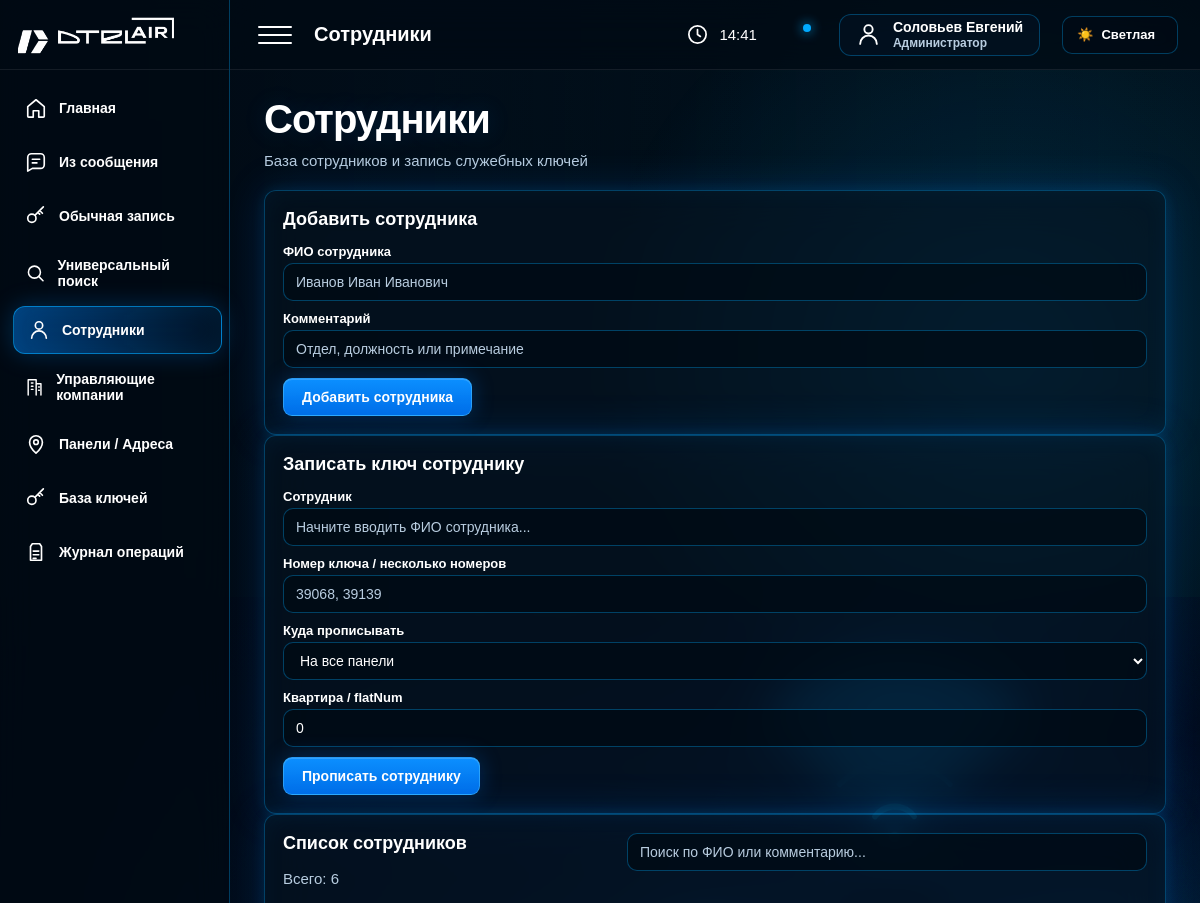
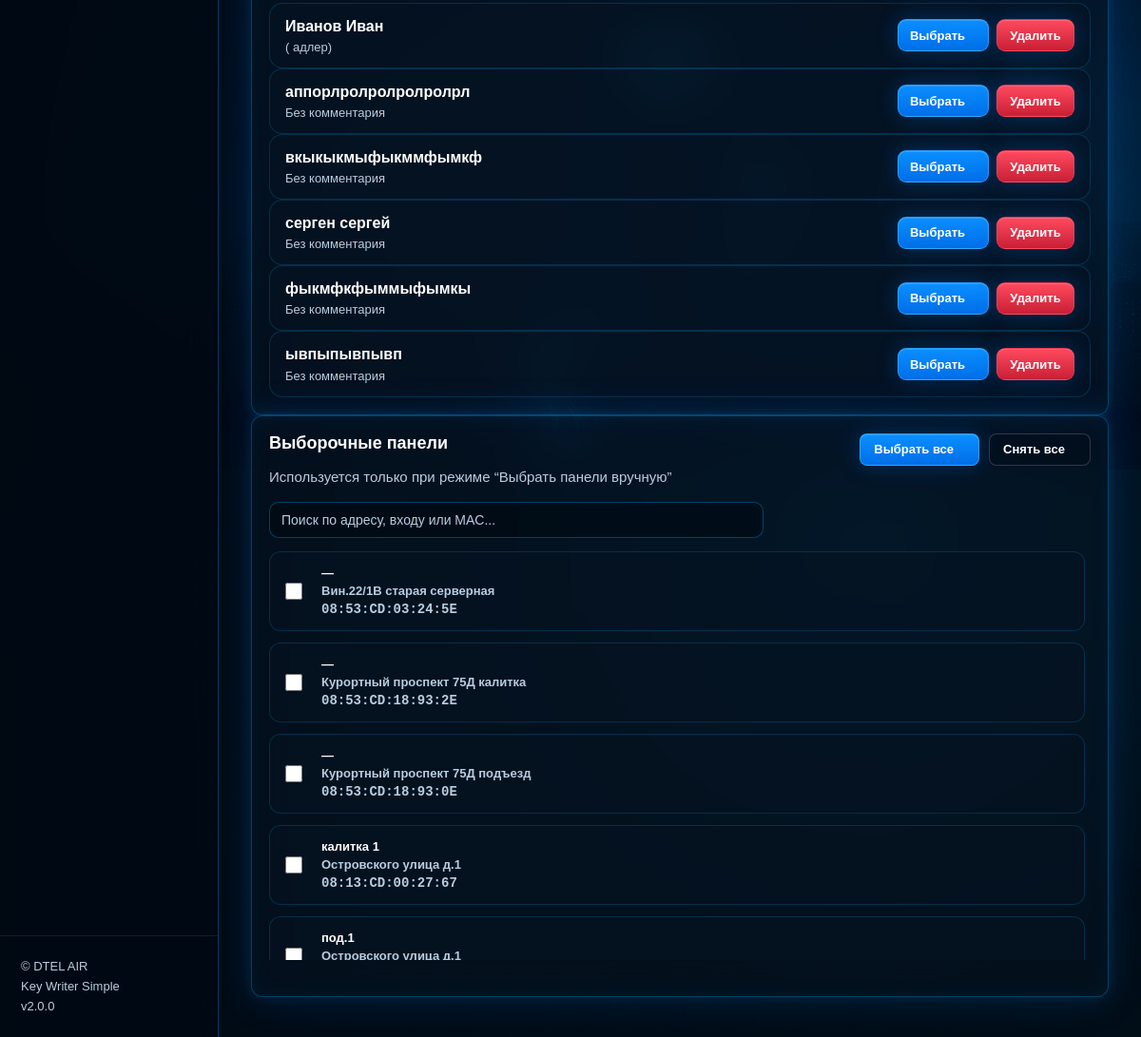
Page /employees (signed in) on the committed database (2 pictures, top to bottom).
### tables this page shows
CREATE TABLE employees (
            id INTEGER PRIMARY KEY AUTOINCREMENT,
            full_name TEXT NOT NULL,
            note TEXT DEFAULT '',
            enabled INTEGER DEFAULT 1,
            created_at TEXT DEFAULT CURRENT_TIMESTAMP
        );

CREATE TABLE panels (
            id INTEGER PRIMARY KEY AUTOINCREMENT,
            address TEXT NOT NULL,
            entrance TEXT DEFAULT '',
            name TEXT NOT NULL,
            mac TEXT UNIQUE NOT NULL,
            tags TEXT DEFAULT '',
            enabled INTEGER DEFAULT 1,
            created_at TEXT DEFAULT CURRENT_TIMESTAMP
        );

### app/routers/employees.py (the view)
@router.get("/employees", response_class=HTMLResponse)
def employees_page(request: Request):
    panels = get_panels()
    employees = get_active_employees()
    return templates.TemplateResponse(
        "employees.html",
        {
            "request": request,
            "panels": panels,
            "employees": employees,
        },
    )

### app/templates/employees.html (shortened to what this page needs)
{% extends 'base.html' %}
{% block page_name %}Сотрудники{% endblock %}
{% block content %}
<div class="hero-title">
    <h1>Сотрудники</h1>
    <p class="subtitle">База сотрудников и запись служебных ключей</p>
</div>
<div class="employees-page-grid">
    <div class="panel">
        <h2>Добавить сотрудника</h2>
        <form method="post" action="/employees/add">
            <label>ФИО сотрудника</label>
            <input
                name="full_name"
                placeholder="Иванов Иван Иванович"
                required
            >
            <label>Комментарий</label>
            <input
                name="note"
                placeholder="Отдел, должность или примечание"
            >
            <button type="submit">
                Добавить сотрудника
            </button>
        </form>
    </div>
    <div class="panel employee-form-panel">
        <h2>Записать ключ сотруднику</h2>
        <form method="post" action="/employees/write" id="employeeWriteForm">
            <label>Сотрудник</label>
            <input
                type="text"
                id="employeeWriteSearch"
                name="employee_name"
                placeholder="Начните вводить ФИО сотрудника..."
                autocomplete="off"
                required
            >
            <label>Номер ключа / несколько номеров</label>
            <input
                name="key_values"
                placeholder="39068, 39139"
                required
            >
            <label>Куда прописывать</label>
            <select name="scope">
                <option value="all">На все панели</option>
            </select>
            <label>Квартира / flatNum</label>
            <input name="flat_num" value="0">
            <button type="submit">
                Прописать сотруднику
            </button>
        </form>
    </div>
</div>
<div class="employee-layout">
    <div class="panel employees-list-panel">
        <div class="panel-list-head">
            <div>
                <h2>Список сотрудников</h2>
                <p class="subtitle">
                    Всего: <span id="employeesFound">{{ employees|length }}</span>
                </p>
            </div>
            <div class="panel-search">
                <input
                    type="text"
                    id="employeesSearch"
                    placeholder="Поиск по ФИО или комментарию..."
                    autocomplete="off"
                >
            </div>
        </div>
        <div class="employees-cards" id="employeesCards">
            {% for e in employees %}
            <div class="employee-card">
                <div class="employee-card-main">
                    <b>{{ e.full_name }}</b>
                    <span>{{ e.note or 'Без комментария' }}</span>
                </div>
                <div class="employee-card-actions">
                    <button
                        type="button"
                        class="btn-small"
                        data-employee-select="{{ e.full_name }}"
                    >
                        Выбрать
                    </button>
                    <form method="post" action="/employees/delete">
                        <button type="submit" class="danger-btn small-danger">
                            Удалить
                        </button>
                    </form>
                </div>
            </div>
            {% endfor %}
        </div>
    </div>
    <div class="panel panels-select employee-panels-panel">
        <div class="panels-head">
            <div>
                <h2>Выборочные панели</h2>
                <p class="subtitle">Используется только при режиме “Выбрать панели вручную”</p>
            </div>
            <div class="panel-actions">
                <button type="button" class="btn-small" id="select-all-panels">
                    Выбрать все
                </button>
                <button type="button" class="btn-small btn-ghost" id="clear-all-panels">
                    Снять все
                </button>
            </div>
        </div>
        <div class="panel-search employee-search">
            <input
                type="text"
                id="employeePanelSearch"
                placeholder="Поиск по адресу, входу или MAC..."
                autocomplete="off"
            >
        </div>
        <div class="panel-list employee-panel-list" id="employeePanelList">
            {% for p in panels %}
            <label class="panel-option">
                <input
                    type="checkbox"
                    name="panel_ids"
                    value="{{ p.id }}"
                    form="employeeWriteForm"
                >
                <span class="panel-option-body">
                    <span class="panel-option-title">
                        {{ p.entrance or '—' }}
                    </span>
                    <span class="panel-option-meta">
                        {{ p.address }}
                    </span>
                    <span class="panel-option-mac">
                        {{ p.mac }}
                    </span>
                </span>
            </label>
            {% endfor %}
        </div>
    </div>
</div>
{% endblock %}

### app/static/css/base.css (style rules this page uses)
* { box-sizing: border-box; }
:root { --sidebar-width: 230px; --bg-color: #02111a; --text: #ffffff; --text-strong: #ffffff; --muted: #b8cde0; --panel: rgba(6, 20, 34, 0.58); --panel-strong: rgba(0, 10, 20, 0.72); --line: rgba(0, 170, 255, 0.32); --line-soft: rgba(0, 170, 255, 0.20); --soft: rgba(255, 255, 255, 0.08); --blue: #00aaff; --blue-2: #0b8fff; --green: #2cff9a; --red: #ff4a5f; --yellow: #ffc400; --field-bg: rgba(0, 10, 20, 0.72); --field-text: #ffffff; --field-border: rgba(0, 170, 255, 0.34); --hover-bg: rgba(0, 170, 255, 0.08); --hover-text: #ffffff; --shadow-panel: inset 0 0 24px rgba(0,170,255,.05), 0 0 14px rgba(0,170,255,.12), 0 0 42px rgba(0,120,255,.18); }
html, body { margin: 0; min-height: 100%; font-family: Arial, Helvetica, sans-serif; color: var(--text); background: linear-gradient( 90deg, rgba(0, 8, 17, 0.90) 0%, rgba(0, 12, 25, 0.62) 34%, rgba(0, 12, 25, 0.25) 66%, rgba(0, 12, 25, 0.04) 100% ), linear-gradient( 180deg, rgba(0, 8, 17, 0.08), rgba(0, 8, 17, 0.35) ), url("/static/img/hero.png") right center / contain fixed no-repeat; background-color: var(--bg-color); }
body::before { content: ""; position: fixed; inset: 0; pointer-events: none; background: radial-gradient(circle at 84% 18%, rgba(0, 170, 255, 0.18), transparent 22%), radial-gradient(circle at 76% 74%, rgba(0, 150, 255, 0.12), transparent 28%), radial-gradient(circle at 95% 52%, rgba(0, 190, 255, 0.08), transparent 20%); z-index: 0; }
h1 { margin: 0 0 10px; color: var(--text-strong); font-size: 40px; line-height: 1.05; font-weight: 900; letter-spacing: -1px; text-shadow: 0 0 24px rgba(0, 140, 255, 0.16); }
h2 { margin: 0 0 14px; color: var(--text-strong); font-size: 18px; }
p { margin: 0; }
.subtitle { margin: 0; color: var(--muted); font-size: 15px; line-height: 1.45; }

### app/static/css/layout.css (style rules this page uses)
.hero-title { margin-bottom: 18px; }

### app/static/css/components.css (style rules this page uses)
.panel, .card { background: var(--panel); color: var(--text); border: 1px solid var(--line); border-radius: 12px; backdrop-filter: blur(22px); box-shadow: var(--shadow-panel); transition: 0.22s; }
.panel { padding: 18px; }
.btn, button, input[type="submit"] { min-height: 38px; display: inline-flex; align-items: center; justify-content: center; gap: 12px; padding: 0 18px; color: #ffffff; background: linear-gradient(180deg, #0b8fff, #006ee8); border: 1px solid rgba(90, 205, 255, 0.45); border-radius: 9px; font-size: 14px; font-weight: 800; text-decoration: none; cursor: pointer; box-shadow: inset 0 1px 0 rgba(255, 255, 255, 0.16), 0 0 22px rgba(0, 120, 255, 0.28); transition: 0.18s; }
.btn-small { min-height: 34px; height: 34px; padding: 0 14px; border-radius: 8px; font-size: 13px; }
.btn-small::after { content: ""; }
.btn-ghost { color: var(--text); background: rgba(0, 10, 20, 0.35); border-color: rgba(255, 255, 255, 0.18); box-shadow: none; }
.danger-btn { background: linear-gradient(180deg, #ff4a5f, #c91f35); border-color: rgba(255, 74, 95, 0.5); }
.small-danger { min-width: auto; height: 34px; min-height: 34px; padding: 0 12px; font-size: 13px; border-radius: 9px; }
.panel-head, .panel-list-head, .panels-head { display: flex; align-items: flex-start; justify-content: space-between; gap: 18px; flex-wrap: wrap; margin-bottom: 16px; }
.panel-actions { display: flex; gap: 10px; flex: 0 0 auto; }
.panel-search { width: min(520px, 100%); min-width: 280px; margin: 0; }
.panel-search input { width: 100%; margin: 0; }

### app/static/css/forms.css (style rules this page uses)
label { display: block; margin-bottom: 4px; color: var(--text-strong); font-size: 13px; font-weight: 800; }
input, textarea, select { width: 100%; min-height: 38px; margin-bottom: 10px; padding: 8px 12px; border-radius: 10px; outline: none; color: var(--field-text); background: var(--field-bg); border: 1px solid var(--field-border); font-size: 14px; transition: background .2s, color .2s, border-color .2s, box-shadow .2s; }
input::placeholder, textarea::placeholder { color: var(--muted); }

### app/static/css/scroll.css (style rules this page uses)
.custom-scroll, .table-scroll, .employee-panel-list, .employees-cards-grid, .employee-panel-list-grid, .preview-panel-list, .uk-panel-list { scrollbar-width: thin; scrollbar-color: rgba(0, 170, 255, .55) rgba(0, 10, 20, .45); }

### rows in the picture
employees: full_name "Иванов Иван", note "( адлер)"
employees: full_name "аппорлролролролролрл", note "Без комментария"
employees: full_name "вкыкыкмыфыкммфымкф", note "Без комментария"
employees: full_name "серген сергей", note "Без комментария"
employees: full_name "фыкмфкфыммыфымкы", note "Без комментария"
employees: full_name "ывпыпывпывп", note "Без комментария"
panels: entrance "—", address "Вин.22/1В старая серверная", mac "08:53:CD:03:24:5E"
panels: entrance "—", address "Курортный проспект 75Д калитка", mac "08:53:CD:18:93:2E"
panels: entrance "—", address "Курортный проспект 75Д подъезд", mac "08:53:CD:18:93:0E"
panels: entrance "калитка 1", address "Островского улица д.1", mac "08:13:CD:00:27:67"
panels: entrance "под.1", address "Островского улица д.1"

### other values in the picture
{{ current_user(request)["full_name"] }} "Соловьев Евгений"
{{ employees|length }} "6"
